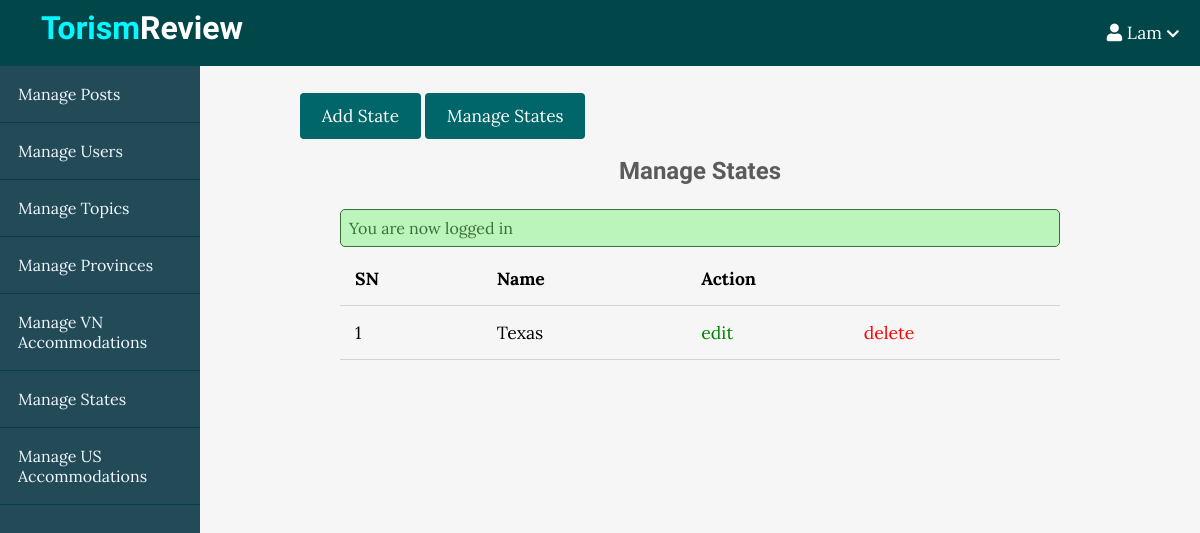
The app's page /admin/states/index.php (signed in), older data.
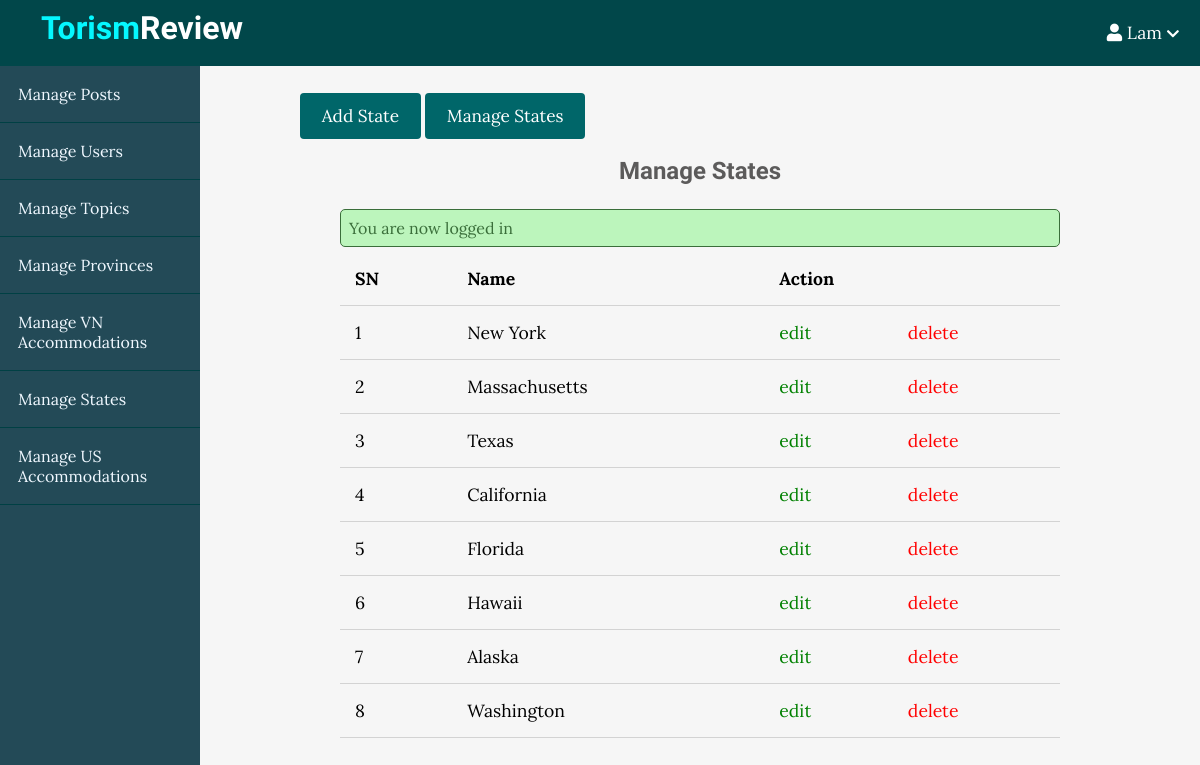
The same page, newer data.
### tables this page shows
CREATE TABLE `states` (
  `id` int(11) NOT NULL,
  `name` varchar(255) NOT NULL
);

### app/controllers/states.php (called while the page is built, shortened)
<?php
include(ROOT_PATH . "/app/database/db.php");
$table = 'states';
$states = selectAll($table);

### app/database/db.php (called while the page is built, shortened)
<?php
require('connect.php');
function selectAll($table, $conditions = [])
{
    global $conn;
    $sql = "SELECT * FROM $table";
    if (empty($conditions)) {
        $stmt = $conn->prepare($sql);
        $stmt->execute();
        $records = $stmt->get_result()->fetch_all(MYSQLI_ASSOC);
        return $records;
    }
}

### admin/states/index.php (the view, shortened to what this page needs)
<?php include(ROOT_PATH . "/app/controllers/states.php");
?>
<!DOCTYPE html>
<html lang="en">
<head>
    <link rel="stylesheet" href="https://use.fontawesome.com/releases/v5.7.2/css/all.css">
    <link rel="stylesheet" href="../../assets/css/style.css">
    <link rel="stylesheet" href="../../assets/css/admin.css">
</head>
<body>
    <?php include(ROOT_PATH . "/app/includes/adminHeader.php"); ?>
    <div class="admin-wrapper">
        <?php include(ROOT_PATH . "/app/includes/adminSidebar.php"); ?>
        <div class="admin-content">
            <div class="button-group">
                <a href="create.php" class="btn btn-big">Add State</a>
                <a href="index.php" class="btn btn-big">Manage States</a>
            </div>
            <div class="content">
                <h2 class="page-title">Manage States</h2>
                <?php include(ROOT_PATH . "/app/includes/messages.php"); ?>
                <table>
                    <thead>
                        <th>SN</th>
                        <th>Name</th>
                        <th colspan="2">Action</th>
                    </thead>
                    <tbody>
                        <?php foreach ($states as $key => $state) : ?>
                            <tr>
                                <td><?php echo $key + 1; ?></td>
                                <td><?php echo $state['name']; ?></td>
                                <td><a href="edit.php?id=<?php echo $state['id']; ?>" class="edit">edit</a></td>
                                <td><a href="index.php?del_id=<?php echo $state['id']; ?>" class="delete">delete</a></td>
                            </tr>
                        <?php endforeach; ?>
                    </tbody>
                </table>
            </div>
        </div>
    </div>
</body>
</html>

Row changes from the older to the newer data that the page shows:
added states: name "New York"
added states: name "Massachusetts"
added states: name "California"
added states: name "Florida"
added states: name "Hawaii"
added states: name "Alaska"
added states: name "Washington"
